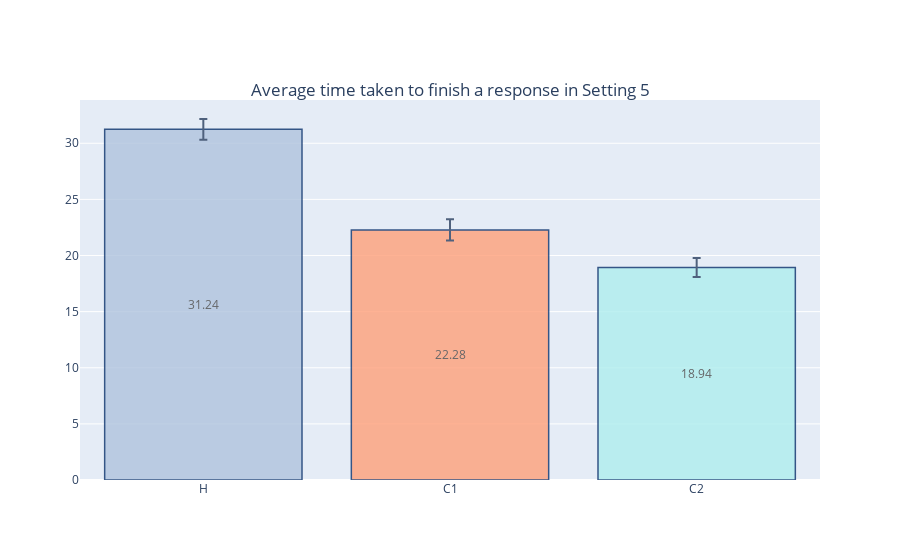

Notebook cell for this chart:
### Code cell
colors = ['#B0C4DE', 'lightsalmon', '#AFEEEE']

x = ['H', 'C1', 'C2']
y = [Set1, sugg1, autoSugg1]

yErorr = [np.std(z)/math.sqrt(len(z)) for z in y] 

y = [round(statistics.mean(z), 2) for z in y]

fig = go.Figure()
fig.add_trace(go.Bar(
    name='Setting 5',
    x=x, y=y, text=y, textposition='inside',insidetextanchor='middle',
    marker_color=colors,
    marker_line_color='rgb(8,48,107)', marker_line_width=1.5, opacity=0.8,
    error_y=dict(type='data', array=yErorr)
))

fig.update_layout(
    title={
        'text': 'Average time taken to finish a response in Setting 5',
        'y':0.85,
        'x':0.5,
        'xanchor': 'center',
        'yanchor': 'top'})

fig.show()

### Figure 1 — Plotly figure (JSON) as saved in the notebook; plotly's stock layout.template omitted (floating-point values rounded to 4 significant figures)
{"data": [{"error_y": {"array": [0.9236, 0.9428, 0.8443], "type": "data"}, "insidetextanchor": "middle", "marker": {"color": ["#B0C4DE", "lightsalmon", "#AFEEEE"], "line": {"color": "rgb(8,48,107)", "width": 1.5}}, "name": "Setting 5", "opacity": 0.8, "text": ["31.24", "22.28", "18.94"], "textposition": "inside", "type": "bar", "x": ["H", "C1", "C2"], "y": [31.24, 22.28, 18.94]}], "layout": {"title": {"text": "Average time taken to finish a response in Setting 5", "x": 0.5, "xanchor": "center", "y": 0.85, "yanchor": "top"}}}
